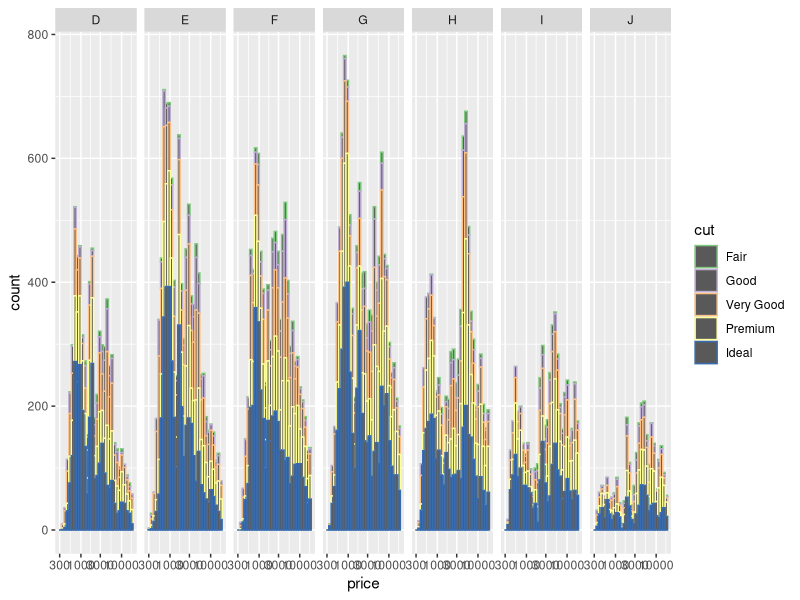
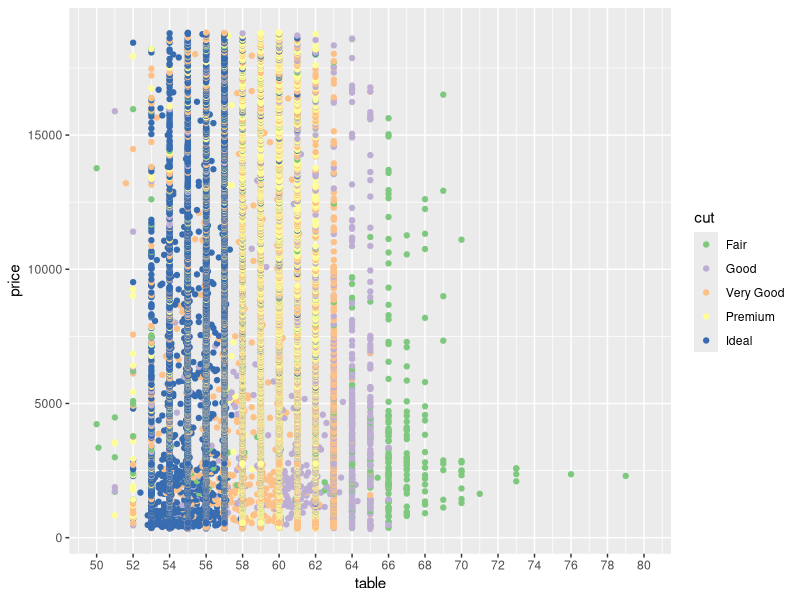
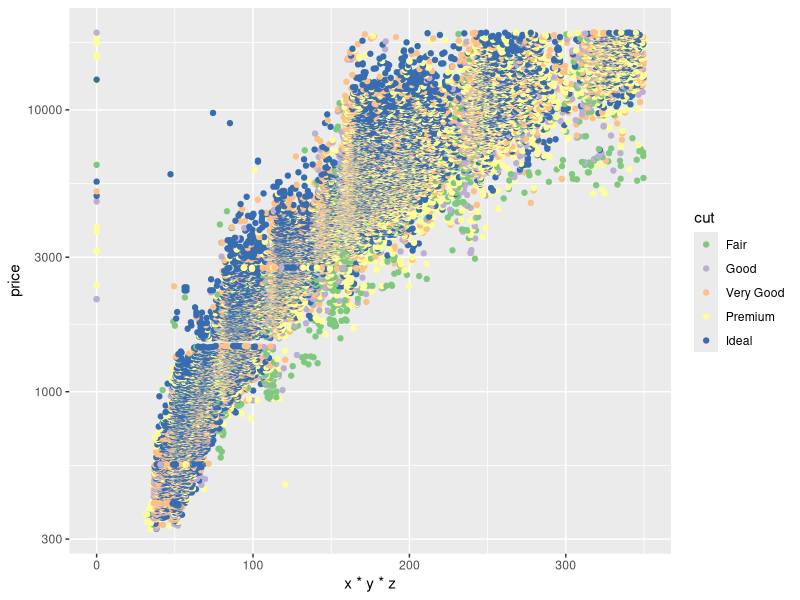

R code for these plots, in order:
## ---- chunk 1
#install.packages(ggplot2)
library(ggplot2)
data(diamonds)

names(diamonds)
str(diamonds)
## ---- chunk 2
ggplot(aes(x=price), data = diamonds) +
  geom_histogram(aes(color=cut)) +
  scale_color_brewer(type='qual') +
  scale_x_log10() +
  facet_grid(~color)
## ---- chunk 3
str(diamonds)

ggplot(aes(x=table,y=price), data = diamonds) +
  geom_point(aes(color=cut)) +
  scale_color_brewer(type='qual') +
  scale_x_continuous(limits=c(50,80),breaks=seq(50,80,2))
  
## ---- chunk 4
ggplot(aes(x=x*y*z,y=price), data = diamonds) +
  geom_point(aes(color=cut)) +
  scale_color_brewer(type='qual') +
  scale_x_continuous(limits=c(0,350),breaks=seq(0,350,100)) +
  scale_y_log10()
